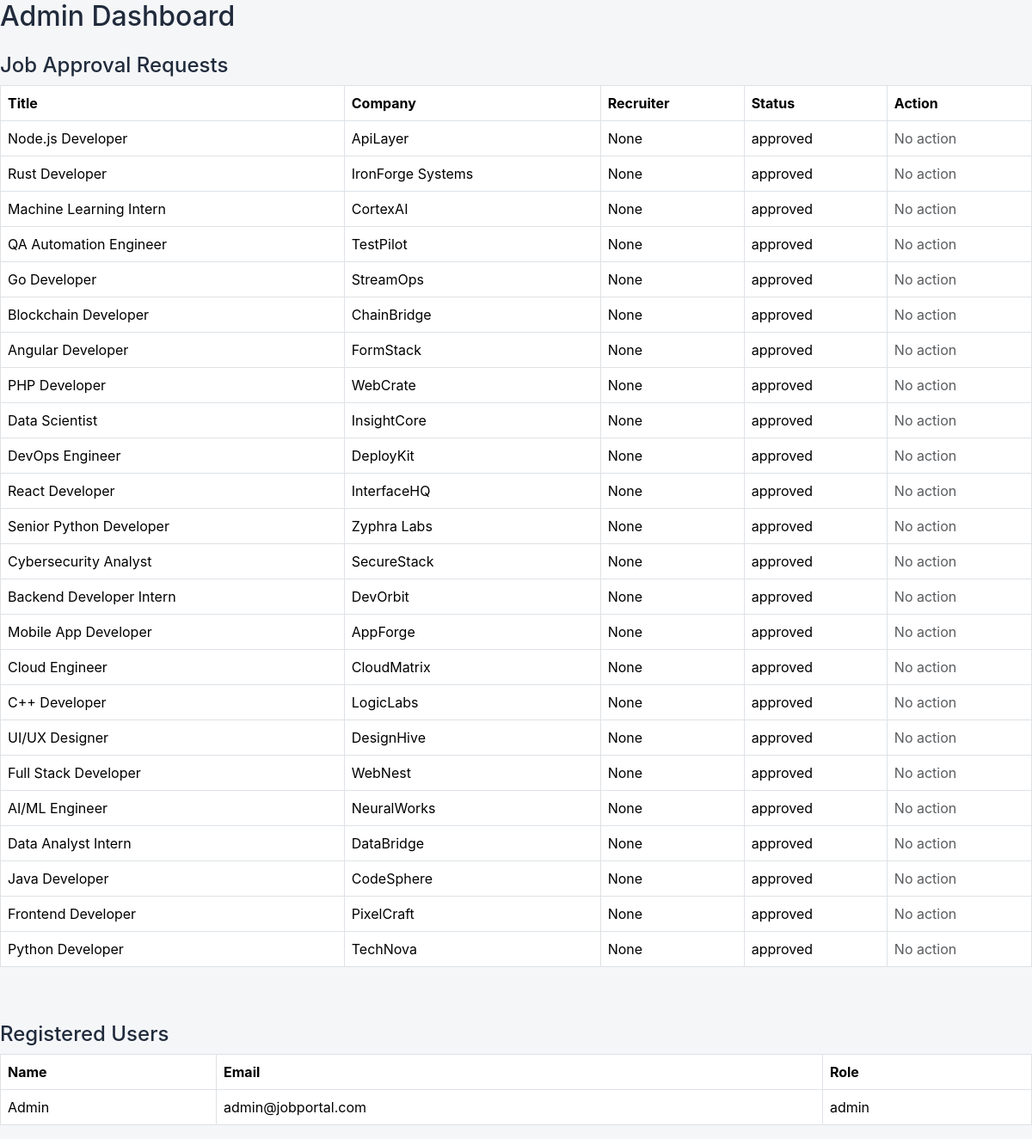
The page /admin (signed in) on the database its author committed.
### tables this page shows
CREATE TABLE jobs (
            id INTEGER PRIMARY KEY AUTOINCREMENT,
            recruiter_id INTEGER,
            title TEXT,
            company TEXT,
            location TEXT,
            salary TEXT,
            description TEXT,
            status TEXT DEFAULT 'pending'
        , skills TEXT DEFAULT '', job_type TEXT DEFAULT 'Full-time', work_mode TEXT DEFAULT 'On-site', experience TEXT DEFAULT 'Fresher');

CREATE TABLE users (
            id INTEGER PRIMARY KEY AUTOINCREMENT,
            name TEXT,
            email TEXT UNIQUE,
            password TEXT,
            role TEXT
        );

### app.py (the view)
@app.route("/admin")
@login_required
@role_required("admin")
def admin():
    db = get_db()
    jobs = db.execute("""
        SELECT jobs.*, users.name AS recruiter
        FROM jobs
        LEFT JOIN users ON jobs.recruiter_id=users.id
        ORDER BY jobs.id DESC
    """).fetchall()
    users = db.execute(
        "SELECT id,name,email,role FROM users"
    ).fetchall()
    db.close()
    return render_template("admin.html", jobs=jobs, users=users)

### app.py (called while the page is built)
def get_db():
    db = sqlite3.connect(DB)
    db.row_factory = sqlite3.Row
    return db

def login_required(func):
    @wraps(func)
    def wrapper(*args, **kwargs):
        if "user_id" not in session:
            flash("Please login first")
            return redirect("/login")
        return func(*args, **kwargs)
    return wrapper

def role_required(role):
    def decorator(func):
        @wraps(func)
        def wrapper(*args, **kwargs):
            if session.get("role") != role:
                flash("Access denied")
                return redirect("/")
            return func(*args, **kwargs)
        return wrapper
    return decorator

### templates/admin.html
{% extends "base.html" %}
{% block content %}
<h2 class="mb-4">Admin Dashboard</h2>
<h4>Job Approval Requests</h4>
<div class="table-responsive">
<table class="table table-bordered bg-white align-middle">
    <tr><th>Title</th><th>Company</th><th>Recruiter</th><th>Status</th><th>Action</th></tr>
    {% for job in jobs %}
    <tr>
        <td>{{ job.title }}</td><td>{{ job.company }}</td><td>{{ job.recruiter }}</td><td>{{ job.status }}</td>
        <td>
            {% if job.status == 'pending' %}
                <div class="d-flex gap-2">
                    <form method="POST" action="/approve/{{ job.id }}/approved">
                        <button class="btn btn-success btn-sm">Approve</button>
                    </form>
                    <form method="POST" action="/approve/{{ job.id }}/rejected">
                        <button class="btn btn-danger btn-sm">Reject</button>
                    </form>
                </div>
            {% else %}
                <span class="text-muted">No action</span>
            {% endif %}
        </td>
    </tr>
    {% else %}
    <tr><td colspan="5" class="text-center">No job posts yet.</td></tr>
    {% endfor %}
</table>
</div>
<h4 class="mt-5">Registered Users</h4>
<div class="table-responsive">
<table class="table table-bordered bg-white">
    <tr><th>Name</th><th>Email</th><th>Role</th></tr>
    {% for user in users %}
    <tr><td>{{ user.name }}</td><td>{{ user.email }}</td><td>{{ user.role }}</td></tr>
    {% endfor %}
</table>
</div>
{% endblock %}

### static/style.css (style rules this page uses)
* { box-sizing: border-box; }
body { margin: 0; background: #f5f6f8; color: #202b3c; font-family: Inter, -apple-system, BlinkMacSystemFont, "Segoe UI", sans-serif; }

### rows shown on the page
jobs: title "Node.js Developer", company "ApiLayer", recruiter "None", status "approved", shows "No action"
jobs: title "Rust Developer", company "IronForge Systems", recruiter "None", status "approved", shows "No action"
jobs: title "Machine Learning Intern", company "CortexAI", recruiter "None", status "approved", shows "No action"
jobs: title "QA Automation Engineer", company "TestPilot", recruiter "None", status "approved", shows "No action"
jobs: title "Go Developer", company "StreamOps", recruiter "None", status "approved", shows "No action"
jobs: title "Blockchain Developer", company "ChainBridge", recruiter "None", status "approved", shows "No action"
jobs: title "Angular Developer", company "FormStack", recruiter "None", status "approved", shows "No action"
jobs: title "PHP Developer", company "WebCrate", recruiter "None", status "approved", shows "No action"
jobs: title "Data Scientist", company "InsightCore", recruiter "None", status "approved", shows "No action"
jobs: title "DevOps Engineer", company "DeployKit", recruiter "None", status "approved", shows "No action"
jobs: title "React Developer", company "InterfaceHQ", recruiter "None", status "approved", shows "No action"
jobs: title "Senior Python Developer", company "Zyphra Labs", recruiter "None", status "approved", shows "No action"
jobs: title "Cybersecurity Analyst", company "SecureStack", recruiter "None", status "approved", shows "No action"
jobs: title "Backend Developer Intern", company "DevOrbit", recruiter "None", status "approved", shows "No action"
jobs: title "Mobile App Developer", company "AppForge", recruiter "None", status "approved", shows "No action"
jobs: title "Cloud Engineer", company "CloudMatrix", recruiter "None", status "approved", shows "No action"
jobs: title "C++ Developer", company "LogicLabs", recruiter "None", status "approved", shows "No action"
jobs: title "UI/UX Designer", company "DesignHive", recruiter "None", status "approved", shows "No action"
jobs: title "Full Stack Developer", company "WebNest", recruiter "None", status "approved", shows "No action"
jobs: title "AI/ML Engineer", company "NeuralWorks", recruiter "None", status "approved", shows "No action"
jobs: title "Data Analyst Intern", company "DataBridge", recruiter "None", status "approved", shows "No action"
jobs: title "Java Developer", company "CodeSphere", recruiter "None", status "approved", shows "No action"
jobs: title "Frontend Developer", company "PixelCraft", recruiter "None", status "approved", shows "No action"
jobs: title "Python Developer", company "TechNova", recruiter "None", status "approved", shows "No action"
users: name "Admin", email "admin@jobportal.com", role "admin"
